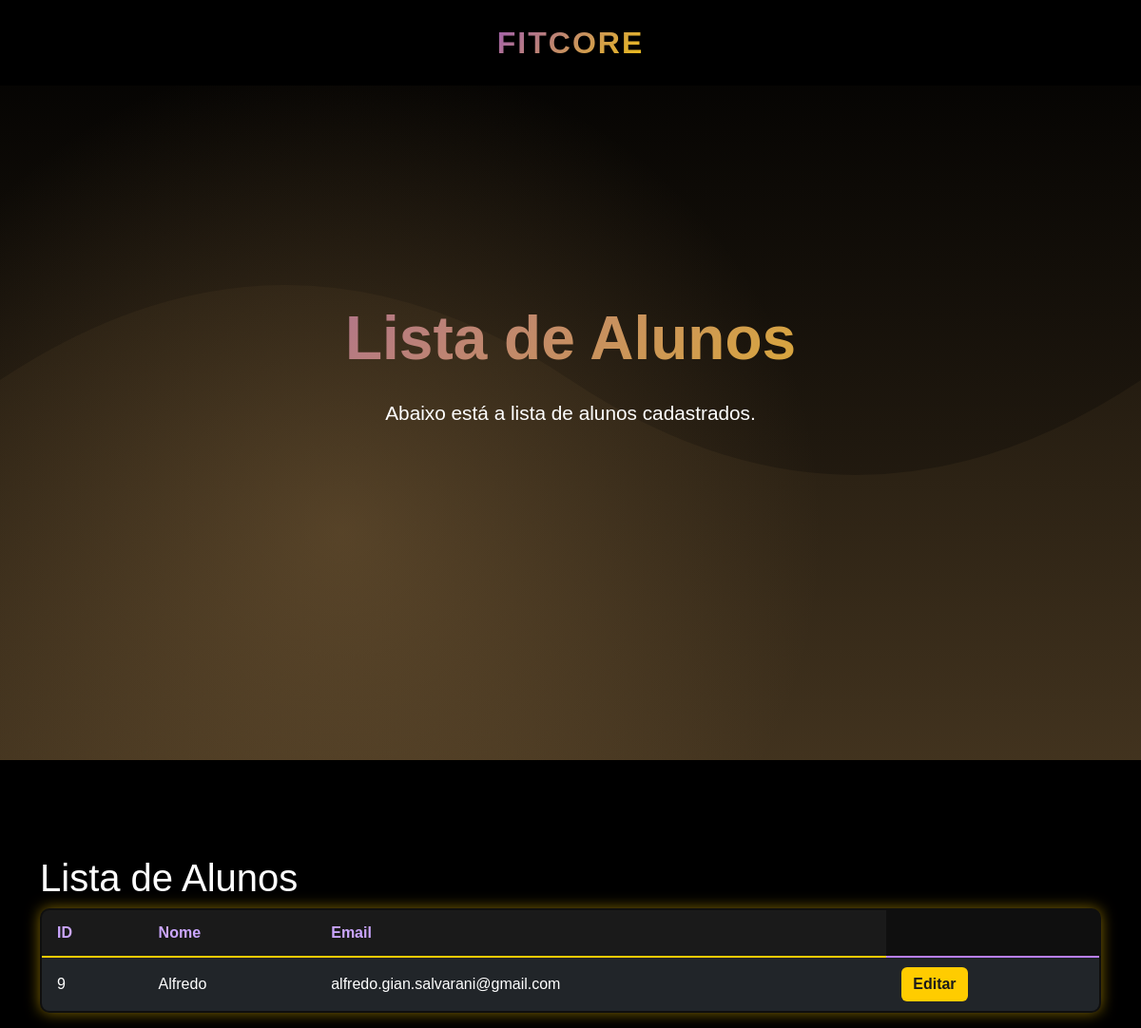
/lista_alunos/ (signed in), run on an earlier commit of the app's database.
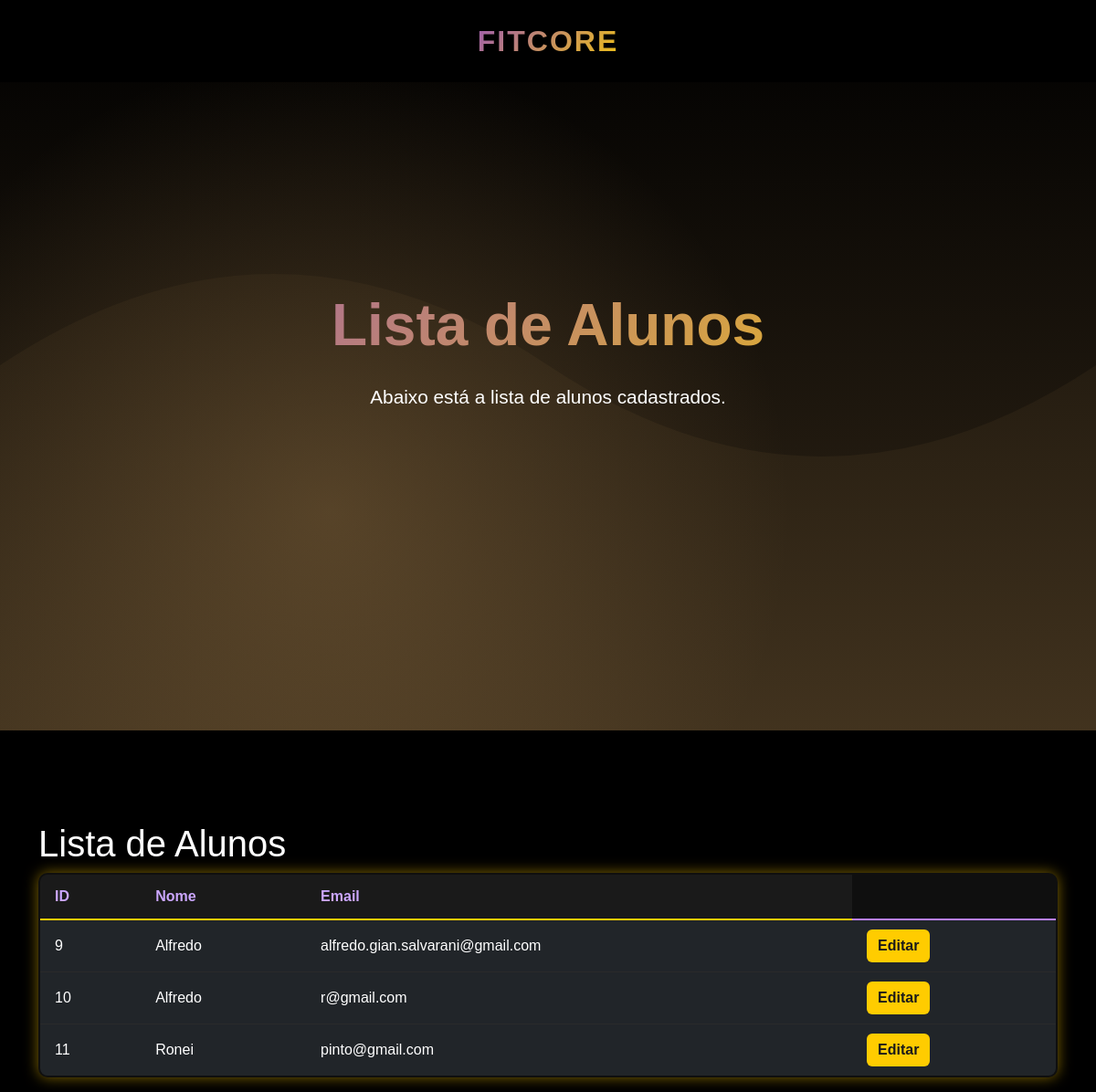
And on a later commit of the database.
### cadastro/models.py (models this page shows, shortened)
class Usuario(models.Model):
    GENERO_CHOICES = [
        ('M', 'Masculino'),
        ('F', 'Feminino'),
        ('O', 'Outro'),
        ('N', 'Prefiro não dizer'),
    ]
    nome_completo = models.CharField(max_length=100)
    senha = models.CharField(max_length=100)
    email = models.EmailField(max_length=100, unique=True)
    telefone = models.CharField(max_length=20)
    data_nascimento = models.DateField()
    genero = models.CharField(max_length=1, choices=GENERO_CHOICES)
    observacoes = models.TextField(blank=True)

### TelaProf/views.py (the view)
# urls.py: path('lista_alunos/', views.lista_alunos, name='lista_alunos'),
@login_required
def lista_alunos(request):
    alunos = Usuario.objects.all()
    return render(request, 'lista_alunos.html', {'alunos': alunos})

### TelaProf/templates/lista_alunos.html (shortened to what this page needs)
{% load static %}
<!DOCTYPE html>
<html lang="en">
<head>
    <link href="{% static 'css/bootstrap.min.css' %}" rel="stylesheet">
    <link href="{% static 'css/estilo.css' %}" rel="stylesheet">
</head>
<body>
    <nav class="navbar navbar-expand-lg navbar-dark fixed-top">
        <div class="container d-flex justify-content-center">
            <a class="navbar-brand mx-auto" href="{% url 'membros' %}">FitCore</a>
        </div>
    </nav>
    <section class="hero">
        <div class="container hero-content text-center">
            <h1>Lista de Alunos</h1>
            <p>Abaixo está a lista de alunos cadastrados.</p>
        </div>
    </section>
    <div class="container list-container" style="margin-top: 100px;">
        <h1>Lista de Alunos</h1>
        <table class="table custom-table">
            <thead class="table-dark">
                <tr class="table-dark">
                    <th>ID</th>
                    <th>Nome</th>
                    <th>Email</th>
                </tr>
            </thead>
            <tbody class="table-group-divider">
            {% for aluno in alunos %}
                <tr class="table-dark">
                    <td class="align-middle">{{ aluno.id }}</td>
                    <td class="align-middle">{{ aluno.nome_completo }}</td>
                    <td class="align-middle">{{ aluno.email }}</td>
                    <td class="align-middle">
                        <a href="{% url 'TelaProf:editar_aluno' aluno.id %}" class="btn btn-primary">Editar</a>
                    </td>
                </tr>
            {% endfor %}
            </tbody>
        </table>
    </div>
</body>
</html>

### static/css/estilo.css (style rules this page uses)
:root { --primary-yellow: #b08852; --dark-yellow: #8e6f3f; --light-yellow: rgba(176, 136, 82, 0.1); --gradient-purple-yellow: linear-gradient(135deg, #9b59b6, #f1c40f); }
* { margin: 0; padding: 0; box-sizing: border-box; }
body { font-family: 'Arial', sans-serif; background-color: #000; color: #fff; overflow-x: hidden; }
.navbar { background: rgba(0, 0, 0, 0.95) !important; backdrop-filter: blur(10px); transition: all 0.3s ease; padding: 1rem 0; }
.navbar-brand { font-size: 2rem; font-weight: bold; background: var(--gradient-purple-yellow); background-clip: text; -webkit-background-clip: text; -webkit-text-fill-color: transparent; text-transform: uppercase; letter-spacing: 2px; }
.hero { height: 100vh; background-size: cover; background-position: center; display: flex; align-items: center; position: relative; }
.hero::before { content: ''; position: absolute; top: 0; left: 0; right: 0; bottom: 0; background: radial-gradient(circle at 30% 70%, rgba(176, 136, 82, 0.3) 0%, transparent 50%); pointer-events: none; }
.hero-content { position: relative; z-index: 2; }
.hero h1 { font-size: 4rem; font-weight: bold; margin-bottom: 1.5rem; background: var(--gradient-purple-yellow); -webkit-background-clip: text; -webkit-text-fill-color: transparent; background-clip: text; animation: fadeInUp 1s ease; }
.hero p { font-size: 1.3rem; margin-bottom: 2rem; opacity: 0.9; animation: fadeInUp 1s ease 0.3s both; }
table.custom-table { background-color: #0f0f0f; color: #b980ff; border: 2px solid #ffcc00; border-radius: 10px; box-shadow: 0 0 15px rgba(255, 204, 0, 0.5); overflow: hidden; }
table.custom-table thead th { background-color: #1a1a1a; color: #cba6ff; font-weight: 600; border-bottom: 2px solid #ffcc00; text-align: left; padding: 12px 16px; }
table.custom-table tbody tr:nth-child(even) { background-color: #191919; }
table.custom-table td { padding: 10px 16px; vertical-align: middle; border-bottom: 1px solid #2a2a2a; }
table.custom-table a.btn { background-color: #ffcc00; border: none; color: #1a1a1a; font-weight: 600; transition: all 0.2s ease-in-out; }

What changed in the data, as far as the page shows it:
added Usuario: id "10", nome_completo "Alfredo", email "r@gmail.com"
added Usuario: id "11", nome_completo "Ronei", email "pinto@gmail.com"
